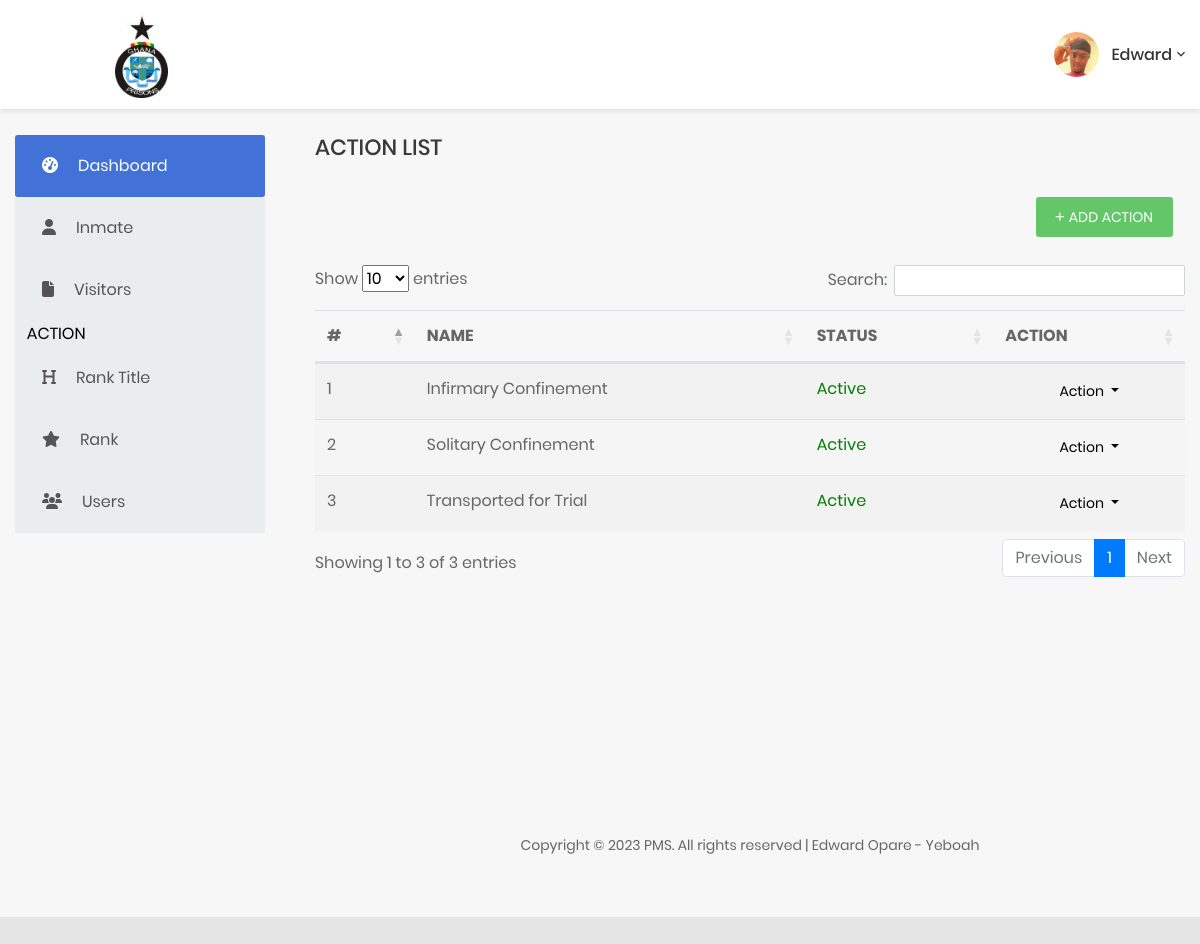
/action.php (signed in), run on the app's committed database.
### tables this page shows
CREATE TABLE `users` (
  `id` int(50) NOT NULL,
  `firstname` varchar(250) NOT NULL,
  `middlename` text DEFAULT NULL,
  `lastname` varchar(250) NOT NULL,
  `username` text NOT NULL,
  `password` text NOT NULL,
  `avatar` text DEFAULT NULL,
  `last_login` datetime DEFAULT NULL,
  `type` tinyint(1) NOT NULL DEFAULT 0,
  `rank` varchar(100) NOT NULL,
  `date_added` datetime NOT NULL DEFAULT current_timestamp(),
  `date_updated` datetime DEFAULT current_timestamp() ON UPDATE current_timestamp(),
  `status` int(11) NOT NULL DEFAULT 1,
  `drug_permit` varchar(100) NOT NULL,
  `food_permit` varchar(100) NOT NULL,
  `request_drug_permit` int(11) NOT NULL,
  `request_food_permit` int(11) NOT NULL
);

CREATE TABLE `action_list` (
  `id` int(30) NOT NULL,
  `name` text NOT NULL,
  `status` tinyint(1) NOT NULL DEFAULT 1,
  `delete_flag` tinyint(1) NOT NULL DEFAULT 0,
  `date_created` datetime NOT NULL DEFAULT current_timestamp(),
  `date_updated` datetime NOT NULL DEFAULT current_timestamp() ON UPDATE current_timestamp()
);

### action.php (the view, shortened to what this page needs)
<?php
if(empty($_SESSION['user'])) {
    echo "<script> location.href='logout.php';</script>";
}else{
 ?>
<?php include 'db.php'; ?>
<?php include 'include/head.php'; ?>
<body class="animsition">
    <div class="page-wrapper">
        <?php include 'include/header.php'; ?>
        <div class="page-container3">
            <section>
                <div class="container"><br>
                    <div class="row">
                        <div class="col-xl-3">
                            <?php include 'include/side_menu.php'; ?>
                        </div>
                        <div class="col-xl-9">
                            <div class="page-content">
                                <div class="row">
                                    <div class="col-md-12">
                                <h3 class="title-5 m-b-35">ACTION LIST</h3>
                                <div class="table-data__tool">
                                    <div class="table-data__tool-right">
                                        <button class="au-btn au-btn-icon au-btn--green au-btn--small" data-toggle="modal" data-target="#addActionModal">
                                            <i class="zmdi zmdi-plus"></i>add action</button>
                                    </div>
                                </div>
                                <div class="">
                                    <table class="table table-striped" id="prison_table" style="width:100%">
                                        <thead>
                                            <tr>
                                                <th>#</th>
                                                <th>NAME</th>
                                                <th>STATUS</th>
                                                <th>ACTION</th>
                                            </tr>
                                        </thead>
                                        <tbody>
                                         <?php
                    $i = 1;
                        $qry = $db->prepare("SELECT * FROM action_list WHERE delete_flag = 0 ORDER BY name ASC");
                        $qry->execute();
                        $results=$qry->fetchAll(PDO::FETCH_OBJ);
                        foreach($results as $result){
                            $status = $result->status;
                            if ($status == 1) {
                                $stShow = "Active";
                                $color = "green";
                            }else{
                                $stShow = "Inactive";
                                $color = "red";
                            }
                    ?>
                                            <tr class="">
                                                <td><?php echo $i; ?></td>
                                                <td><?php echo $result->name; ?></td>
                                                <td>
                                                    <div style="color:<?php echo $color;?>"> <?php echo htmlentities($stShow);?></div>
                                                </td>
                                                <td align="center">
                                                 <button type="button" class="btn btn-flat p-1 btn-default btn-sm dropdown-toggle dropdown-icon" data-toggle="dropdown">
                                                        Action
                                                  </button>
                                            </td>
                                            </tr>
                                            <?php $i++; } ?>
                                        </tbody>
                                    </table>
                                </div>
                            </div>
                                </div>
                                <?php include 'include/footer_note.php'; ?>
                            </div>
                        </div>
                    </div>
                </div>
            </section>
        </div>
    </div>
<?php include 'include/footer.php'; ?>
  <?php } ?>

### include/header.php (shortened to what this page needs)
 <?php
 $query = $db->query("SELECT * FROM users WHERE id = '".$_SESSION['id']."'");
  if($query->rowCount() > 0){
    $result = $query->fetchAll(PDO::FETCH_OBJ);
    foreach($result as $data){
        $myImage = $data->avatar;
    }
}
 ?>
        <header class="header-desktop4">
            <div class="container">
                <div class="header4-wrap">
                    <div class="header__logo">
                        <a href="dashboard.php">
                            <img src="images/pmslogo.png" alt="pms" style="width: 15%; margin-left: 100px;">
                        </a>
                    </div>
                    <div class="header__tool">
                        <div class="account-wrap">
                            <div class="account-item account-item--style2 clearfix js-item-menu">
                                <div class="image">
                                    <img src="<?php echo($myImage); ?>" alt="profile" />
                                </div>
                                <div class="content">
                                    <a class="js-acc-btn" href="javascript:;"><?php echo $_SESSION['firstname']; ?></a>
                                </div>
                            </div>
                        </div>
                    </div>
                </div>
            </div>
        </header>

### data on the page
users: avatar (picture)
action_list: name "Infirmary Confinement", status "Active"
action_list: name "Solitary Confinement", status "Active"
action_list: name "Transported for Trial", status "Active"

### other printed values
$_SESSION['firstname'] "Edward"
